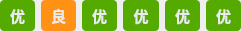
      <widget class="QWidget" name="widget_0403" native="true">
       <property name="geometry">
        <rect>
         <x>10</x>
         <y>100</y>
         <width>241</width>
         <height>31</height>
        </rect>
       </property>
       <layout class="QHBoxLayout" name="horizontalLayout_3">
        <property name="leftMargin">
         <number>0</number>
        </property>
        <property name="topMargin">
         <number>0</number>
        </property>
        <property name="rightMargin">
         <number>0</number>
        </property>
        <property name="bottomMargin">
         <number>0</number>
        </property>
        <item>
         <widget class="QLabel" name="label_01">
          <property name="font">
           <font>
            <pointsize>11</pointsize>
            <weight>75</weight>
            <bold>true</bold>
           </font>
          </property>
          <property name="styleSheet">
           <string notr="true">background-color: rgb(85, 170, 0);
color: rgb(235, 235, 235);
border-radius: 4px;</string>
          </property>
          <property name="text">
           <string>优</string>
          </property>
          <property name="alignment">
           <set>Qt::AlignCenter</set>
          </property>
         </widget>
        </item>
        <item>
         <widget class="QLabel" name="label_02">
          <property name="font">
           <font>
            <pointsize>11</pointsize>
            <weight>75</weight>
            <bold>true</bold>
           </font>
          </property>
          <property name="styleSheet">
           <string notr="true">color: rgb(235, 235, 235);
background-color: rgb(255, 146, 21);
border-radius: 4px;</string>
          </property>
          <property name="text">
           <string>良</string>
          </property>
          <property name="alignment">
           <set>Qt::AlignCenter</set>
          </property>
         </widget>
        </item>
        <item>
         <widget class="QLabel" name="label_03">
          <property name="font">
           <font>
            <pointsize>11</pointsize>
            <weight>75</weight>
            <bold>true</bold>
           </font>
          </property>
          <property name="styleSheet">
           <string notr="true">background-color: rgb(85, 170, 0);
color: rgb(235, 235, 235);
border-radius: 4px;</string>
          </property>
          <property name="text">
           <string>优</string>
          </property>
          <property name="alignment">
           <set>Qt::AlignCenter</set>
          </property>
         </widget>
        </item>
        <item>
         <widget class="QLabel" name="label_04">
          <property name="font">
           <font>
            <pointsize>11</pointsize>
            <weight>75</weight>
            <bold>true</bold>
           </font>
          </property>
          <property name="styleSheet">
           <string notr="true">background-color: rgb(85, 170, 0);
color: rgb(235, 235, 235);
border-radius: 4px;</string>
          </property>
          <property name="text">
           <string>优</string>
          </property>
          <property name="alignment">
           <set>Qt::AlignCenter</set>
          </property>
         </widget>
        </item>
        <item>
         <widget class="QLabel" name="label_05">
          <property name="font">
           <font>
            <pointsize>11</pointsize>
            <weight>75</weight>
            <bold>true</bold>
           </font>
          </property>
          <property name="styleSheet">
           <string notr="true">background-color: rgb(85, 170, 0);
color: rgb(235, 235, 235);
border-radius: 4px;</string>
          </property>
          <property name="text">
           <string>优</string>
          </property>
          <property name="alignment">
           <set>Qt::AlignCenter</set>
          </property>
         </widget>
        </item>
        <item>
         <widget class="QLabel" name="label_06">
          <property name="font">
           <font>
            <pointsize>11</pointsize>
            <weight>75</weight>
            <bold>true</bold>
           </font>
          </property>
          <property name="styleSheet">
           <string notr="true">background-color: rgb(85, 170, 0);
color: rgb(235, 235, 235);
border-radius: 4px;</string>
          </property>
          <property name="text">
           <string>优</string>
          </property>
          <property name="alignment">
           <set>Qt::AlignCenter</set>
          </property>
         </widget>
        </item>
       </layout>
      </widget>
